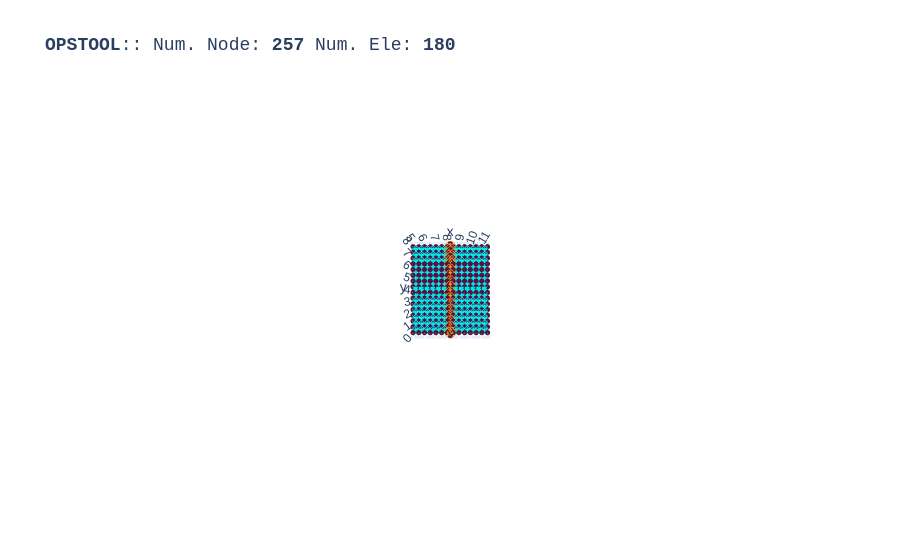

The notebook cell this image was saved under:
### Code cell
opst.vis.plotly.plot_model()

### Figure 1 — Plotly figure (JSON) as saved in the notebook; plotly's stock layout.template omitted (floating-point values rounded to 4 significant figures; data arrays with more than 128 entries replaced by an {"elided": "..."} marker saying what was removed)
{"data": [{"color": "#00FFFF", "hoverinfo": "skip", "i": {"elided": "360 int values"}, "j": {"elided": "360 int values"}, "k": {"elided": "360 int values"}, "name": "FourNodeQuad", "opacity": 1, "type": "mesh3d", "x": {"elided": "720 float values"}, "y": {"elided": "720 float values"}, "z": {"elided": "720 float values"}}, {"connectgaps": false, "hoverinfo": "skip", "line": {"color": "black", "width": 1}, "mode": "lines", "name": "Edge", "type": "scatter3d", "x": {"elided": "1080 float values"}, "y": {"elided": "1080 float values"}, "z": {"elided": "1080 float values"}}, {"connectgaps": false, "hoverinfo": "skip", "line": {"color": "#ff9408", "width": 5}, "mode": "lines", "name": "BeamContact2D", "type": "scatter3d", "x": {"elided": "192 float values"}, "y": {"elided": "192 float values"}, "z": {"elided": "192 float values"}}, {"customdata": {"elided": "180 str values"}, "hovertemplate": "%{customdata}", "marker": {"color": "#00FFFF", "size": 3, "symbol": "diamond-open"}, "mode": "markers", "name": "FourNodeQuad", "type": "scatter3d", "x": {"elided": "180 float values"}, "y": {"elided": "180 float values"}, "z": {"elided": "180 float values"}}, {"customdata": ["eleTag: 1000<br>connectedNodes:<br> [  7 225]", "eleTag: 1000<br>connectedNodes:<br> [  7 226]", "eleTag: 1001<br>connectedNodes:<br> [ 14 226]", "eleTag: 1001<br>connectedNodes:<br> [ 14 227]", "eleTag: 1002<br>connectedNodes:<br> [ 21 227]", "eleTag: 1002<br>connectedNodes:<br> [ 21 228]", "eleTag: 1003<br>connectedNodes:<br> [ 28 228]", "eleTag: 1003<br>connectedNodes:<br> [ 28 229]", "eleTag: 1004<br>connectedNodes:<br> [ 35 229]", "eleTag: 1004<br>connectedNodes:<br> [ 35 230]", "eleTag: 1005<br>connectedNodes:<br> [ 42 230]", "eleTag: 1005<br>connectedNodes:<br> [ 42 231]", "eleTag: 1006<br>connectedNodes:<br> [ 49 231]", "eleTag: 1006<br>connectedNodes:<br> [ 49 232]", "eleTag: 1007<br>connectedNodes:<br> [ 56 232]", "eleTag: 1007<br>connectedNodes:<br> [ 56 233]", "eleTag: 1008<br>connectedNodes:<br> [ 63 233]", "eleTag: 1008<br>connectedNodes:<br> [ 63 234]", "eleTag: 1009<br>connectedNodes:<br> [ 70 234]", "eleTag: 1009<br>connectedNodes:<br> [ 70 235]", "eleTag: 1010<br>connectedNodes:<br> [ 77 235]", "eleTag: 1010<br>connectedNodes:<br> [ 77 236]", "eleTag: 1011<br>connectedNodes:<br> [ 84 236]", "eleTag: 1011<br>connectedNodes:<br> [ 84 237]", "eleTag: 1012<br>connectedNodes:<br> [ 91 237]", "eleTag: 1012<br>connectedNodes:<br> [ 91 238]", "eleTag: 1013<br>connectedNodes:<br> [ 98 238]", "eleTag: 1013<br>connectedNodes:<br> [ 98 239]", "eleTag: 1014<br>connectedNodes:<br> [105 239]", "eleTag: 1014<br>connectedNodes:<br> [105 240]", "eleTag: 1015<br>connectedNodes:<br> [112 240]", "eleTag: 1015<br>connectedNodes:<br> [112 241]", "eleTag: 1020<br>connectedNodes:<br> [113 225]", "eleTag: 1020<br>connectedNodes:<br> [113 226]", "eleTag: 1021<br>connectedNodes:<br> [120 226]", "eleTag: 1021<br>connectedNodes:<br> [120 227]", "eleTag: 1022<br>connectedNodes:<br> [127 227]", "eleTag: 1022<br>connectedNodes:<br> [127 228]", "eleTag: 1023<br>connectedNodes:<br> [134 228]", "eleTag: 1023<br>connectedNodes:<br> [134 229]", "eleTag: 1024<br>connectedNodes:<br> [141 229]", "eleTag: 1024<br>connectedNodes:<br> [141 230]", "eleTag: 1025<br>connectedNodes:<br> [148 230]", "eleTag: 1025<br>connectedNodes:<br> [148 231]", "eleTag: 1026<br>connectedNodes:<br> [155 231]", "eleTag: 1026<br>connectedNodes:<br> [155 232]", "eleTag: 1027<br>connectedNodes:<br> [162 232]", "eleTag: 1027<br>connectedNodes:<br> [162 233]", "eleTag: 1028<br>connectedNodes:<br> [169 233]", "eleTag: 1028<br>connectedNodes:<br> [169 234]", "eleTag: 1029<br>connectedNodes:<br> [176 234]", "eleTag: 1029<br>connectedNodes:<br> [176 235]", "eleTag: 1030<br>connectedNodes:<br> [183 235]", "eleTag: 1030<br>connectedNodes:<br> [183 236]", "eleTag: 1031<br>connectedNodes:<br> [190 236]", "eleTag: 1031<br>connectedNodes:<br> [190 237]", "eleTag: 1032<br>connectedNodes:<br> [197 237]", "eleTag: 1032<br>connectedNodes:<br> [197 238]", "eleTag: 1033<br>connectedNodes:<br> [204 238]", "eleTag: 1033<br>connectedNodes:<br> [204 239]", "eleTag: 1034<br>connectedNodes:<br> [211 239]", "eleTag: 1034<br>connectedNodes:<br> [211 240]", "eleTag: 1035<br>connectedNodes:<br> [218 240]", "eleTag: 1035<br>connectedNodes:<br> [218 241]"], "hovertemplate": "%{customdata}", "marker": {"color": "#ff9408", "size": 3, "symbol": "diamond-open"}, "mode": "markers", "name": "BeamContact2D", "type": "scatter3d", "x": [8.125, 8.125, 8.125, 8.125, 8.125, 8.125, 8.125, 8.125, 8.125, 8.125, 8.125, 8.125, 8.125, 8.125, 8.125, 8.125, 8.125, 8.125, 8.125, 8.125, 8.125, 8.125, 8.125, 8.125, 8.125, 8.125, 8.125, 8.125, 8.125, 8.125, 8.125, 8.125, 8.375, 8.375, 8.375, 8.375, 8.375, 8.375, 8.375, 8.375, 8.375, 8.375, 8.375, 8.375, 8.375, 8.375, 8.375, 8.375, 8.375, 8.375, 8.375, 8.375, 8.375, 8.375, 8.375, 8.375, 8.375, 8.375, 8.375, 8.375, 8.375, 8.375, 8.375, 8.375], "y": [0.125, 0.375, 0.625, 0.875, 1.125, 1.375, 1.625, 1.875, 2.125, 2.375, 2.625, 2.875, 3.125, 3.375, 3.625, 3.875, 4.125, 4.375, 4.625, 4.875, 5.125, 5.375, 5.625, 5.875, 6.125, 6.375, 6.625, 6.875, 7.125, 7.375, 7.625, 7.875, 0.125, 0.375, 0.625, 0.875, 1.125, 1.375, 1.625, 1.875, 2.125, 2.375, 2.625, 2.875, 3.125, 3.375, 3.625, 3.875, 4.125, 4.375, 4.625, 4.875, 5.125, 5.375, 5.625, 5.875, 6.125, 6.375, 6.625, 6.875, 7.125, 7.375, 7.625, 7.875], "z": [0.0, 0.0, 0.0, 0.0, 0.0, 0.0, 0.0, 0.0, 0.0, 0.0, 0.0, 0.0, 0.0, 0.0, 0.0, 0.0, 0.0, 0.0, 0.0, 0.0, 0.0, 0.0, 0.0, 0.0, 0.0, 0.0, 0.0, 0.0, 0.0, 0.0, 0.0, 0.0, 0.0, 0.0, 0.0, 0.0, 0.0, 0.0, 0.0, 0.0, 0.0, 0.0, 0.0, 0.0, 0.0, 0.0, 0.0, 0.0, 0.0, 0.0, 0.0, 0.0, 0.0, 0.0, 0.0, 0.0, 0.0, 0.0, 0.0, 0.0, 0.0, 0.0, 0.0, 0.0]}, {"customdata": {"elided": "257 str values"}, "hovertemplate": "x: %{x}<br>y: %{y}<br>z: %{z} <br>nodeTag: %{customdata}", "marker": {"color": "#580f41", "size": 3, "symbol": "circle"}, "mode": "markers", "name": "Nodes", "type": "scatter3d", "x": {"elided": "257 float values"}, "y": {"elided": "257 float values"}, "z": {"elided": "257 float values"}}, {"connectgaps": false, "hoverinfo": "skip", "line": {"color": "#15b01a", "width": 1}, "mode": "lines", "name": "BC", "type": "scatter3d", "x": {"elided": "752 float values"}, "y": {"elided": "752 float values"}, "z": {"elided": "752 float values"}}], "layout": {"autosize": true, "font": {"family": "Arial, sans-serif"}, "scene": {"aspectmode": "data", "camera": {"eye": {"x": 0, "y": -0.1, "z": 10}}, "dragmode": "pan", "xaxis": {"showbackground": false}, "yaxis": {"showbackground": false}, "zaxis": {"showbackground": true, "showgrid": true, "showticklabels": false, "ticks": "", "title": {"text": ""}, "visible": true}}, "showlegend": false, "title": {"font": {"family": "courier", "size": 18}, "text": "<b>OPSTOOL</b>:: Num. Node: <b>257</b> Num. Ele: <b>180</b>"}}}
